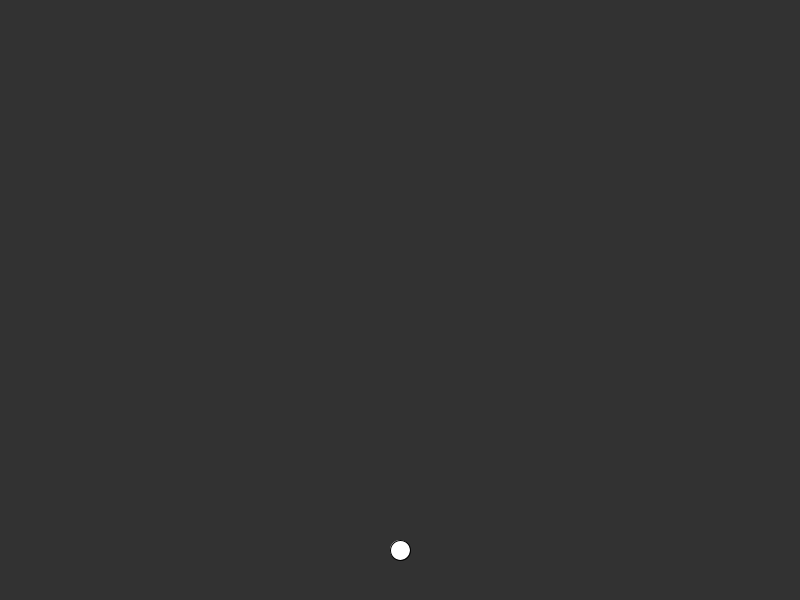
Frame 1 (no input)
Frame 60 (the mouse pressed at the canvas centre just before this capture): identical to frame 1, image omitted
Frame 120 (the mouse held since frame 60 and released just before this capture): identical to frame 1, image omitted

The Processing sketch that drew this single still picture (run headless with seeded random() and noise(); from frame 60 on, the mouse is pressed at the canvas centre):

// Processing sketch: badShooter
// ── badShooter.pde
float x = 400;
float y = 550;
float speed = 0;
boolean offscreen = false;

void setup(){
  size(800, 600);
}

void draw(){
 background(50); 
 circle(x, y, 20);
 y += speed;
 
 if(y < -25){
   x = random(0, 800);
   y = 550;
   speed = 0;
 } 
}

void keyPressed(){
  if(key == ' '){
    if(speed == 0){
      speed = -5;
    }
  }
}
